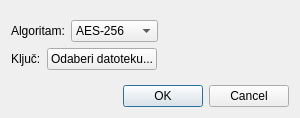
<?xml version="1.0" encoding="UTF-8"?>
<ui version="4.0">
 <class>EncDecDialog</class>
 <widget class="QDialog" name="EncDecDialog">
  <property name="geometry">
   <rect>
    <x>0</x>
    <y>0</y>
    <width>300</width>
    <height>118</height>
   </rect>
  </property>
  <property name="windowTitle">
   <string>Dialog</string>
  </property>
  <layout class="QVBoxLayout" name="verticalLayout_2">
   <item>
    <spacer name="verticalSpacer">
     <property name="orientation">
      <enum>Qt::Vertical</enum>
     </property>
     <property name="sizeHint" stdset="0">
      <size>
       <width>20</width>
       <height>40</height>
      </size>
     </property>
    </spacer>
   </item>
   <item>
    <layout class="QVBoxLayout" name="verticalLayout">
     <item>
      <layout class="QHBoxLayout" name="horizontalLayout">
       <item>
        <widget class="QLabel" name="label_2">
         <property name="text">
          <string>Algoritam:</string>
         </property>
        </widget>
       </item>
       <item>
        <widget class="QComboBox" name="comboBox_Algorithm">
         <item>
          <property name="text">
           <string>AES-256</string>
          </property>
         </item>
         <item>
          <property name="text">
           <string>RSA-1024</string>
          </property>
         </item>
        </widget>
       </item>
       <item>
        <spacer name="horizontalSpacer">
         <property name="orientation">
          <enum>Qt::Horizontal</enum>
         </property>
         <property name="sizeHint" stdset="0">
          <size>
           <width>40</width>
           <height>20</height>
          </size>
         </property>
        </spacer>
       </item>
      </layout>
     </item>
     <item>
      <layout class="QHBoxLayout" name="horizontalLayout_2">
       <item>
        <widget class="QLabel" name="label_3">
         <property name="text">
          <string>Ključ:</string>
         </property>
        </widget>
       </item>
       <item>
        <widget class="QPushButton" name="pushButton_KeyFile">
         <property name="text">
          <string>Odaberi datoteku...</string>
         </property>
        </widget>
       </item>
       <item>
        <widget class="QLabel" name="labelSelectedFile">
         <property name="text">
          <string/>
         </property>
        </widget>
       </item>
       <item>
        <spacer name="horizontalSpacer_2">
         <property name="orientation">
          <enum>Qt::Horizontal</enum>
         </property>
         <property name="sizeHint" stdset="0">
          <size>
           <width>40</width>
           <height>20</height>
          </size>
         </property>
        </spacer>
       </item>
      </layout>
     </item>
    </layout>
   </item>
   <item>
    <spacer name="verticalSpacer_2">
     <property name="orientation">
      <enum>Qt::Vertical</enum>
     </property>
     <property name="sizeHint" stdset="0">
      <size>
       <width>20</width>
       <height>40</height>
      </size>
     </property>
    </spacer>
   </item>
   <item>
    <widget class="QDialogButtonBox" name="buttonBox">
     <property name="orientation">
      <enum>Qt::Horizontal</enum>
     </property>
     <property name="standardButtons">
      <set>QDialogButtonBox::Cancel|QDialogButtonBox::Ok</set>
     </property>
    </widget>
   </item>
  </layout>
 </widget>
 <resources/>
 <connections>
  <connection>
   <sender>buttonBox</sender>
   <signal>accepted()</signal>
   <receiver>EncDecDialog</receiver>
   <slot>accept()</slot>
   <hints>
    <hint type="sourcelabel">
     <x>248</x>
     <y>254</y>
    </hint>
    <hint type="destinationlabel">
     <x>157</x>
     <y>274</y>
    </hint>
   </hints>
  </connection>
  <connection>
   <sender>buttonBox</sender>
   <signal>rejected()</signal>
   <receiver>EncDecDialog</receiver>
   <slot>reject()</slot>
   <hints>
    <hint type="sourcelabel">
     <x>316</x>
     <y>260</y>
    </hint>
    <hint type="destinationlabel">
     <x>286</x>
     <y>274</y>
    </hint>
   </hints>
  </connection>
 </connections>
</ui>
